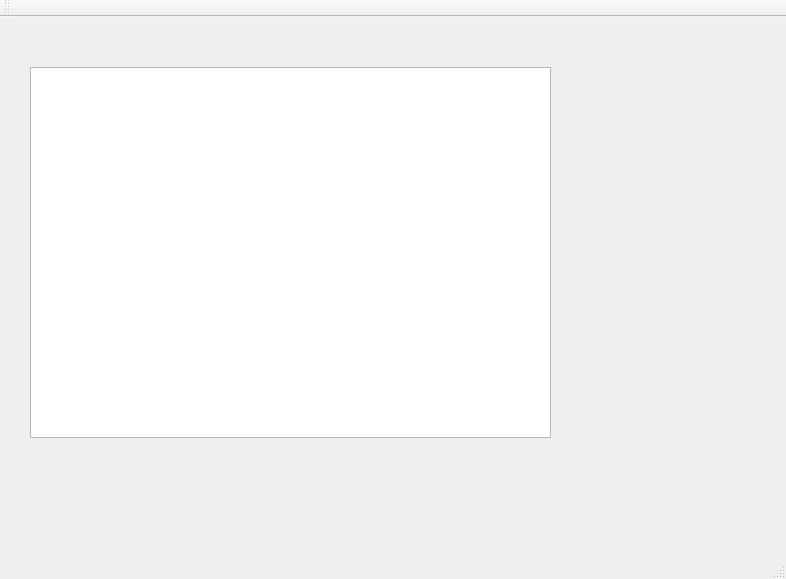
<?xml version="1.0" encoding="UTF-8"?>
<ui version="4.0">
 <class>myMainWindow</class>
 <widget class="QMainWindow" name="myMainWindow">
  <property name="geometry">
   <rect>
    <x>0</x>
    <y>0</y>
    <width>786</width>
    <height>579</height>
   </rect>
  </property>
  <property name="windowTitle">
   <string>myMainWindow</string>
  </property>
  <widget class="QWidget" name="centralWidget">
   <widget class="QTableView" name="tableView">
    <property name="geometry">
     <rect>
      <x>30</x>
      <y>50</y>
      <width>521</width>
      <height>371</height>
     </rect>
    </property>
   </widget>
  </widget>
  <widget class="QMenuBar" name="menuBar">
   <property name="geometry">
    <rect>
     <x>0</x>
     <y>0</y>
     <width>786</width>
     <height>26</height>
    </rect>
   </property>
  </widget>
  <widget class="QToolBar" name="mainToolBar">
   <attribute name="toolBarArea">
    <enum>TopToolBarArea</enum>
   </attribute>
   <attribute name="toolBarBreak">
    <bool>false</bool>
   </attribute>
  </widget>
  <widget class="QStatusBar" name="statusBar"/>
 </widget>
 <layoutdefault spacing="6" margin="11"/>
 <resources/>
 <connections/>
</ui>
